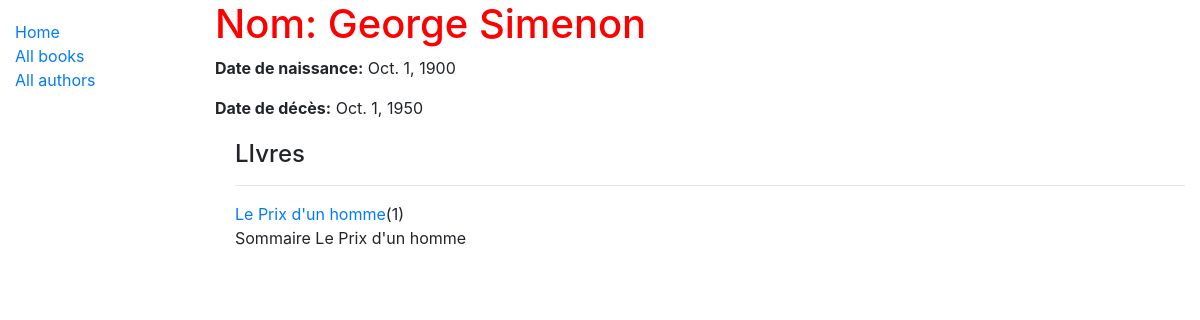
Page /catalog/authot/2 on the committed database.
### catalog/models.py (models this page shows, shortened)
class Author(models.Model):
    first_name = models.CharField(max_length=100)
    last_name = models.CharField(max_length=100)
    date_of_birth = models.DateField(null=True, blank=True)
    date_of_death = models.DateField('died', null=True, blank=True)
    class Meta:
        ordering = ['last_name', 'first_name']

class Book(models.Model):
    title = models.CharField(max_length=200)
    author = models.ForeignKey('Author', on_delete=models.SET_NULL, null=True)
    summary = models.TextField(max_length=1000, help_text="Enter a brief description of the book")
    isbn = models.CharField('ISBN', max_length=13,
                            unique=True,
                            help_text='13 Character <a href="https://www.isbn-international.org/content/what-isbn'
                                      '">ISBN number</a>')
    genre = models.ManyToManyField(Genre, help_text="Select a genre for this book")
    language = models.ForeignKey('Language', on_delete=models.SET_NULL, null=True)
    class Meta:
        ordering = ['title', 'author']
    def display_genre(self):
        """Creates a string for the Genre. This is required to display genre in Admin."""
        return ', '.join([genre.name for genre in self.genre.all()[:3]])
    display_genre.short_description = 'Genre'
    def get_absolute_url(self):
        return reverse('book-detail', args=[str(self.id)])

### catalog/views.py (the view)
# urls.py: path('authot/<int:pk>', views.AuthorDetailView.as_view(), name="author-detail")
class AuthorDetailView(generic.DetailView):
    model = Author

### catalog/templates/catalog/author_detail.html
{% extends "base_generic.html" %}
{% block content %}
    <h1>Nom: {{ author.first_name }} {{ author.last_name }}</h1>
    <p><strong>Date de naissance:</strong> {{ author.date_of_birth }}</p>
    <p><strong>Date de décès:</strong> {% if not author.date_of_death %} / {% endif %}{{ author.date_of_death }}</p>
    <div style="margin-left:20px;margin-top:20px">
        <h4>LIvres</h4>
        {% for book in author.book_set.all %}
            <hr>
            <a href="{{ book.get_absolute_url }}">{{ book.title }}</a>({{ book.bookinstance_set.all.count }})
            <p>{{ book.summary }}</p>
        {% endfor %}
    </div>
{% endblock %}

### catalog/static/style.css (style rules this page uses)
h1 { color: red; }

### rows in the picture
Author: first_name "George", last_name "Simenon", date_of_birth "Oct. 1, 1900", date_of_death "Oct. 1, 1950"
Book: title "Le Prix d'un homme", bookinstance_set.all.count "1", summary "Sommaire Le Prix d'un homme"
